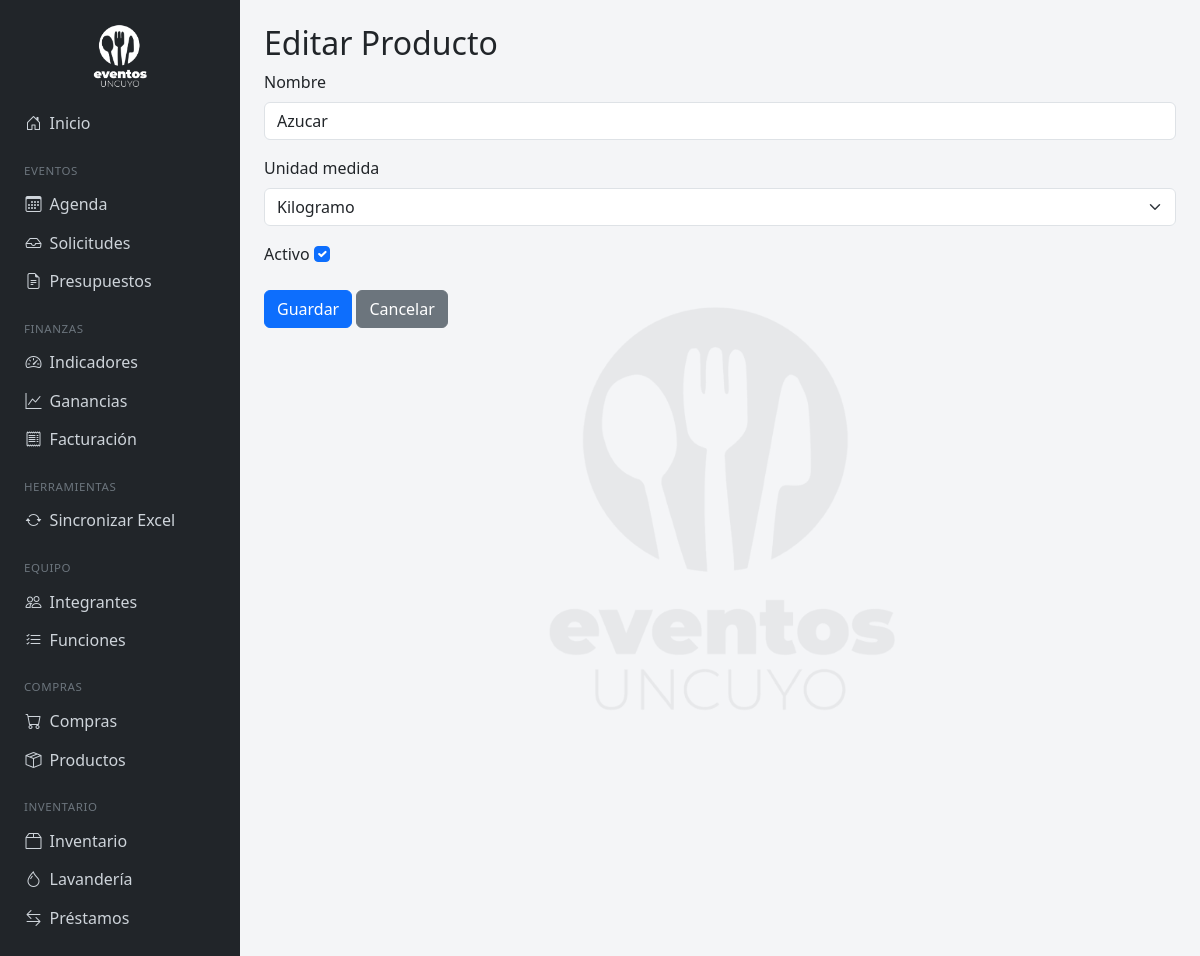
Page /productos/1/editar/ on the committed database.
### eventos/models.py (models this page shows, shortened)
class Producto(models.Model):
    UNIDAD_MEDIDA = [
        ('kg', 'Kilogramo'), ('g', 'Gramo'), ('l', 'Litro'), ('ml', 'Mililitro'),
        ('unidad', 'Unidad'), ('paquete', 'Paquete'), ('docena', 'Docena'), ('caja', 'Caja'),
    ]
    nombre = models.CharField(max_length=150, unique=True)
    unidad_medida = models.CharField(max_length=10, choices=UNIDAD_MEDIDA)
    activo = models.BooleanField(default=True)
    class Meta:
        ordering = ['nombre']

### eventos/views.py (the view)
# urls.py: path('productos/<int:pk>/editar/', views.producto_form, name='producto_editar'),
def producto_form(request, pk=None):
    producto = get_object_or_404(Producto, pk=pk) if pk else Producto()
    if request.method == 'POST':
        form = ProductoForm(request.POST, instance=producto)
        if form.is_valid():
            form.save()
            return redirect('producto_lista')
    else:
        form = ProductoForm(instance=producto)
    return render(request, 'eventos/producto_form.html', {'form': form, 'editando': pk is not None})

### eventos/forms.py
class ProductoForm(forms.ModelForm):
    class Meta:
        model = Producto
        fields = ['nombre', 'unidad_medida', 'activo']
        widgets = {
            'nombre': forms.TextInput(attrs={'class': 'form-control'}),
            'unidad_medida': forms.Select(attrs={'class': 'form-select'}),
            'activo': forms.CheckboxInput(attrs={'class': 'form-check-input'}),
        }

### eventos/templates/eventos/producto_form.html (shortened to what this page needs)
{% extends 'eventos/base.html' %}
{% block content %}
<h2>{% if editando %}Editar{% else %}Nuevo{% endif %} Producto</h2>
<form method="post">
    {% for field in form %}
    <div class="mb-3">
        <label class="form-label">{{ field.label }}</label>
        {{ field }}
    </div>
    {% endfor %}
    <button type="submit" class="btn btn-primary">Guardar</button>
    <a href="{% url 'producto_lista' %}" class="btn btn-secondary">Cancelar</a>
</form>
{% endblock %}

### eventos/templates/eventos/base.html (style rules this page uses)
body { background-color: #f4f5f7; }

### rows in the picture
Producto: form "Azucar" "Kilogramo" "☑"

### other values in the picture
{{ field.label }} "Nombre" "Unidad medida" "Activo"
